Frame 1 (no input): blank canvas, image omitted
Frame 60 (the mouse pressed at the canvas centre just before this capture): blank canvas, image omitted
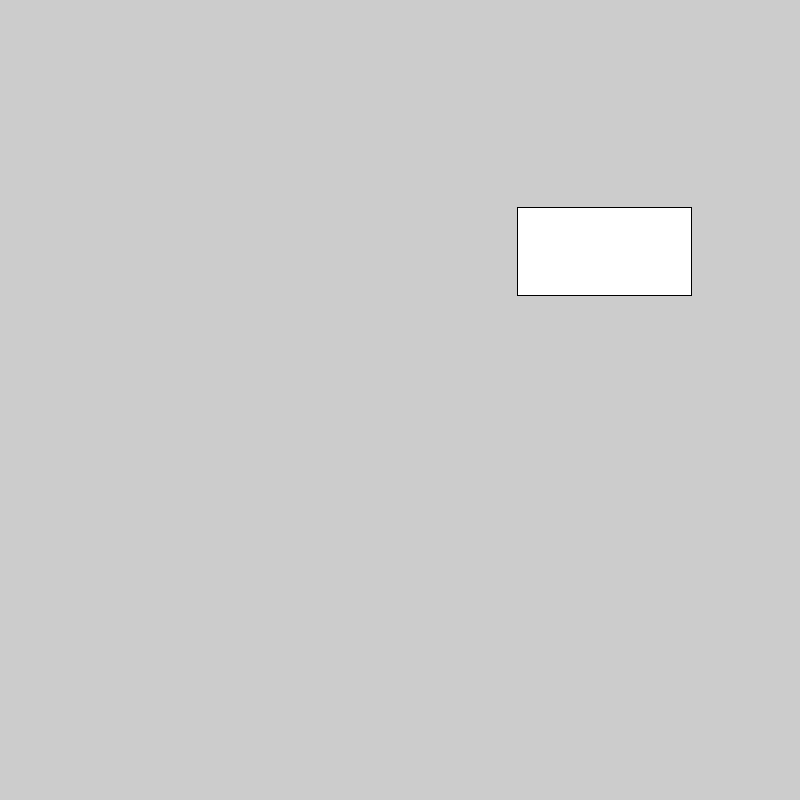
Frame 120 (the mouse held since frame 60 and released just before this capture)

The Processing sketch whose frames 1 and 60 were blank and that drew this single picture after the mouse press (run headless with seeded random() and noise(); from frame 60 on, the mouse is pressed at the canvas centre):

// Processing sketch: HW_week11_pt5
// ── HW_week11_pt5.pde
// visualizing key presses 2

// see previous sketch w11_05_visualizingInput2 for instructions.

int x;
int y;
boolean newKeyShape = false;
boolean newMouseShape = false;


int numChars = 26;      
color[] colors = new color[numChars];

void setup() {
  size(800, 800);
  colorMode(HSB, numChars);
  
  for (int i = 0; i < numChars; i++){
  colors[i] = color(i, numChars, numChars);
  }
}

void draw() {
  if (newKeyShape) {
    noStroke();
    ellipse(x, y, 100, 100);
    newKeyShape = false;
  }
  if (newMouseShape) {
     
  int w = int(random(60,180));
  int h = int(random(60,180));
    rect(x, y, w, h);
    newMouseShape = false;
  }
}

void keyPressed() {
  setPosition();
  if((key >= 'A' && key <= 'Z') || (key >= 'a' && key <= 'z')) {
    int keyIndex;
    if(key <= 'Z') {
      keyIndex = key-'A';
      fill(colors[keyIndex]);
    } else {
      keyIndex = key-'a';
      fill(colors[keyIndex]);
    }
  } else {
    fill(0);
  }
  newKeyShape = true;
}

void mousePressed() {
  setPosition();
  
  newMouseShape = true;
 
}

void setPosition() {
  x = int(random(width));
  y = int(random(height));
}
